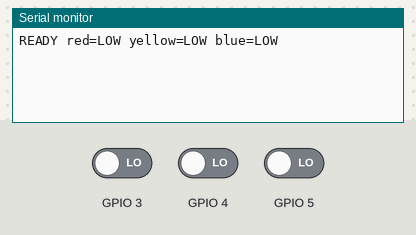
Bench run of a program on a simulated ESP32-S3. On the bench: the last lines printed to the serial monitor. The test bench sets the inputs (shaded band); at power-on: GPIO 3 LOW, GPIO 4 LOW, GPIO 5 LOW.

Above: at 2.2 s.
2.3 s: GPIO 3 driven HIGH
At 3.1 s:
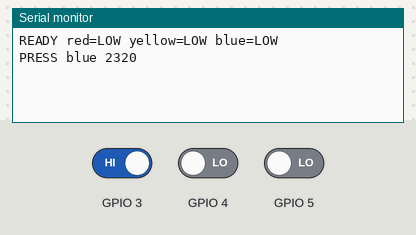
3.8 s: GPIO 4 driven HIGH
At 4.3 s:
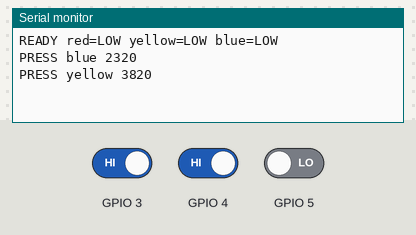
5.3 s: GPIO 5 driven HIGH
At 6.6 s:
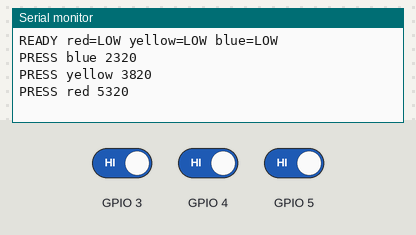

The program:

main.cpp
```cpp
#include <Arduino.h>

// Watches three push buttons and reports each press over USB serial as
//   PRESS <colour> <millis since boot>
// Each button connects its pin to 3V3, so a pressed button reads HIGH.

struct Button {
  const char *name;
  uint8_t pin;
  bool stable;          // debounced level: true = pressed (HIGH)
  bool lastRead;        // most recent raw reading
  uint32_t changedAt;   // when the raw reading last changed
};

static Button buttons[] = {
  {"red", 5},
  {"yellow", 4},
  {"blue", 3},
};

static const uint32_t DEBOUNCE_MS = 20;

void setup() {
  Serial.begin(115200);
  for (Button &b : buttons) {
    pinMode(b.pin, INPUT_PULLDOWN);
    b.stable = b.lastRead = digitalRead(b.pin);
    b.changedAt = millis();
  }
  delay(1000);
  // Report the idle level of each pin; every button should read LOW when
  // untouched. A HIGH here means a button is stuck or wired differently.
  Serial.print("READY");
  for (Button &b : buttons) {
    Serial.printf(" %s=%s", b.name, b.stable ? "HIGH" : "LOW");
  }
  Serial.println();
}

void loop() {
  uint32_t now = millis();
  for (Button &b : buttons) {
    bool level = digitalRead(b.pin);
    if (level != b.lastRead) {
      b.lastRead = level;
      b.changedAt = now;
    } else if (level != b.stable && now - b.changedAt >= DEBOUNCE_MS) {
      b.stable = level;
      if (level) {
        Serial.printf("PRESS %s %lu\n", b.name, (unsigned long)now);
      }
    }
  }
  delay(1);
}
```

Measured:
- after the input at 2.3 s, the serial monitor: prints a new line at once (image 1)
- after the input at 3.8 s, the serial monitor: prints a new line at once (image 2)
- after the input at 5.3 s, the serial monitor: prints a new line at once (image 3)
